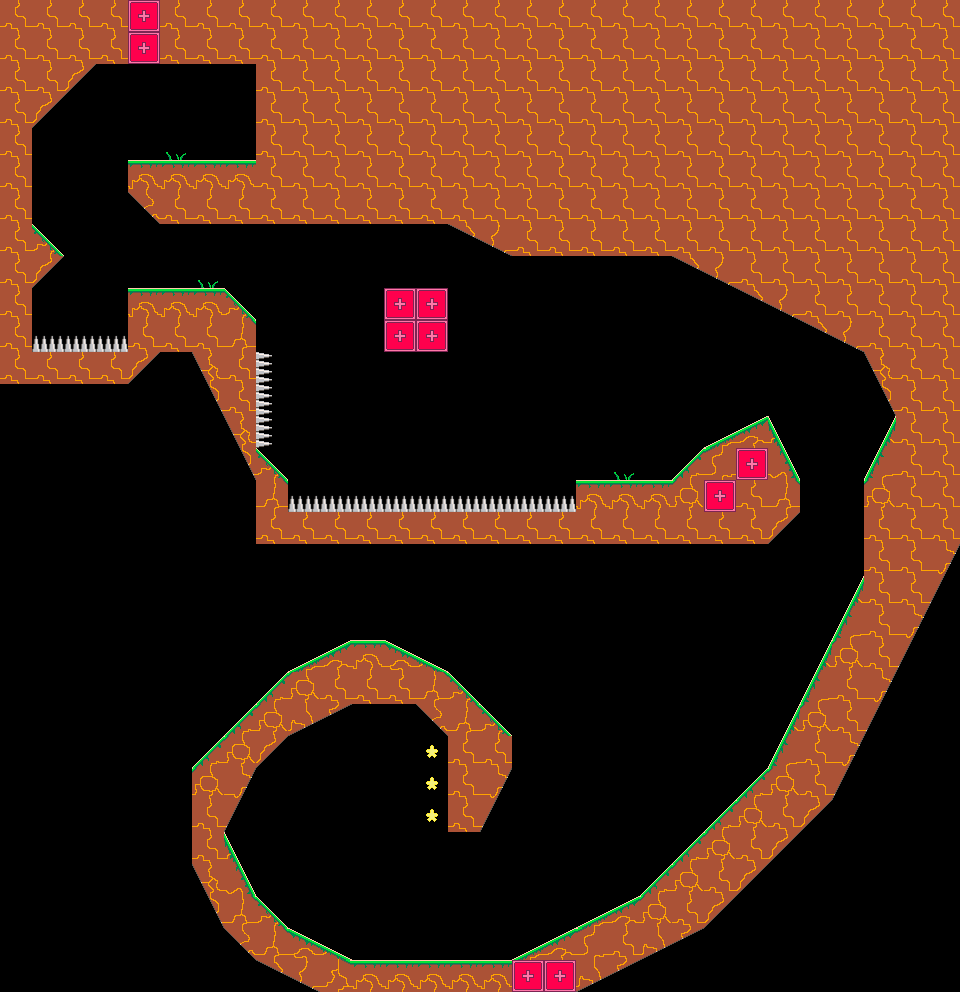

Below is a game level as drawn by its tile map, then a one-line description and the .tmx file that defines it, in full:
An orthogonal 30x31 tile map with 32x32 px tiles, 1 tile layer (tiles) and 1 object (spawn).

<map version="1.10" tiledversion="1.11.2" orientation="orthogonal" renderorder="right-down" width="30" height="31" tilewidth="32" tileheight="32" infinite="0" nextlayerid="3" nextobjectid="2">
 <editorsettings>
  <export target="../../../assets/levels/015.json" format="json" />
 </editorsettings>
 <tileset firstgid="1" source="../tileset.tsx" />
 <layer id="1" name="tiles" width="30" height="31">
  <data encoding="csv">
33,33,33,33,19,33,33,33,33,33,33,33,33,33,33,33,33,33,33,33,33,33,33,33,33,33,33,33,33,33,
33,33,33,33,19,33,33,33,33,33,33,33,33,33,33,33,33,33,33,33,33,33,33,33,33,33,33,33,33,33,
33,33,22,0,0,0,0,0,33,33,33,33,33,33,33,33,33,33,33,33,33,33,33,33,33,33,33,33,33,33,
33,22,0,0,0,0,0,0,33,33,33,33,33,33,33,33,33,33,33,33,33,33,33,33,33,33,33,33,33,33,
33,0,0,0,0,28,0,0,33,33,33,33,33,33,33,33,33,33,33,33,33,33,33,33,33,33,33,33,33,33,
33,0,0,0,26,26,26,26,33,33,33,33,33,33,33,33,33,33,33,33,33,33,33,33,33,33,33,33,33,33,
33,0,0,0,21,33,33,33,33,33,33,33,33,33,33,33,33,33,33,33,33,33,33,33,33,33,33,33,33,33,
33,16,0,0,0,0,0,0,0,0,0,0,0,0,7,8,33,33,33,33,33,33,33,33,33,33,33,33,33,33,
33,22,0,0,0,0,28,0,0,0,0,0,0,0,0,0,0,0,0,0,0,7,8,33,33,33,33,33,33,33,
33,0,0,0,26,26,26,16,0,0,0,0,19,19,0,0,0,0,0,0,0,0,0,7,8,33,33,33,33,33,
33,20,20,20,33,33,33,34,13,0,0,13,19,19,0,0,0,0,0,0,0,0,0,0,0,7,8,33,33,33,
33,33,33,33,22,13,17,33,27,0,0,13,13,0,0,0,0,0,0,0,0,0,0,0,0,0,0,17,33,33,
13,13,13,13,13,13,23,33,27,0,0,0,0,0,0,0,0,0,0,0,0,0,0,0,0,0,0,23,33,33,
13,13,13,13,13,13,13,17,27,0,0,0,0,0,0,0,0,0,0,0,0,0,1,2,6,0,0,5,33,33,
0,0,0,0,0,0,13,23,16,0,0,0,0,0,13,13,13,13,13,28,0,15,30,19,12,0,0,11,33,33,
0,0,0,0,0,0,0,13,34,20,20,20,20,20,20,20,20,20,26,26,26,29,19,33,34,0,0,29,33,33,
0,0,0,0,0,0,0,0,33,33,33,33,33,33,33,33,33,33,33,33,33,33,33,33,22,0,0,33,33,33,
0,0,0,0,0,0,0,0,0,0,0,0,0,0,0,0,0,0,0,0,0,0,0,0,0,0,0,33,33,18,
0,0,0,0,0,0,0,0,0,0,0,0,0,0,0,0,0,0,0,0,0,0,0,0,0,0,5,33,33,24,
0,0,0,0,0,0,0,0,0,0,0,0,0,0,0,0,0,0,0,0,0,0,0,0,0,0,11,33,18,13,
0,0,0,0,0,0,0,0,0,1,2,26,3,4,0,0,0,0,0,0,0,0,0,0,0,5,29,33,24,13,
0,0,0,0,0,0,0,0,15,29,33,33,33,34,16,0,0,0,0,0,0,0,0,0,0,11,33,18,13,13,
0,0,0,0,0,0,0,15,29,9,10,0,0,21,34,16,0,0,0,0,0,0,0,0,5,29,33,24,13,13,
0,0,0,0,0,0,15,29,22,0,0,0,0,14,33,33,0,0,0,0,0,0,0,0,11,33,18,13,13,13,
0,0,0,0,0,0,29,18,0,0,0,0,0,14,33,18,0,0,0,0,0,0,0,15,29,33,24,13,13,13,
0,0,0,0,0,0,33,24,0,0,0,0,0,14,33,24,0,0,0,0,0,0,15,29,33,22,13,13,13,13,
0,0,0,0,0,0,33,6,0,0,0,0,0,0,0,0,0,0,0,0,0,15,29,33,22,13,13,13,13,13,
0,0,0,0,0,0,17,12,0,0,0,0,0,0,0,0,0,0,0,0,15,29,33,22,13,13,13,13,13,13,
0,0,0,0,0,0,23,34,16,0,0,0,0,0,0,0,0,0,1,2,29,33,22,13,13,13,13,13,13,13,
0,0,0,0,0,0,13,21,34,3,4,0,0,0,0,0,1,2,30,33,9,10,13,13,13,13,13,13,13,13,
0,0,0,0,0,0,13,13,7,8,35,26,26,26,26,26,19,19,9,10,13,13,13,13,13,13,13,13,13,13
</data>
 </layer>
 <objectgroup id="2" name="spawns">
  <object id="1" name="spawn" x="224" y="128">
   <point />
  </object>
 </objectgroup>
</map>
